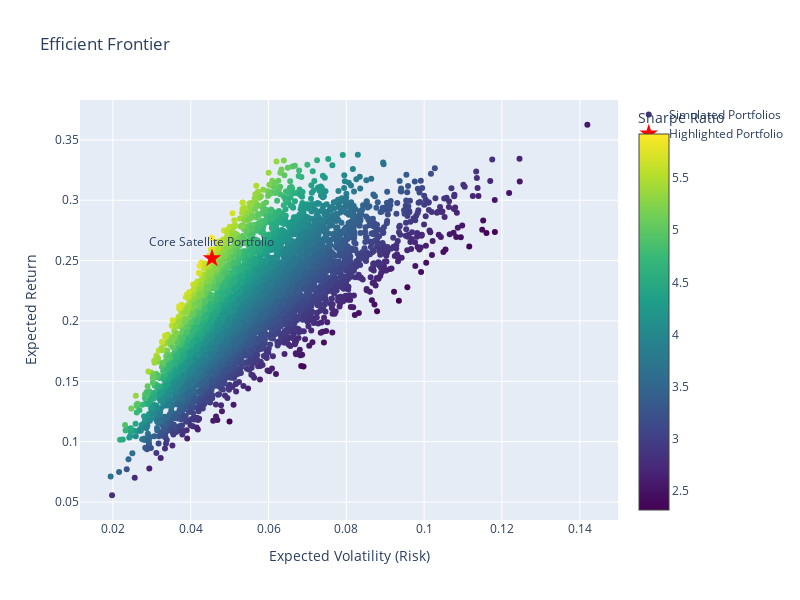

The notebook cell this image was saved under:
### Code cell
sim = optimizer.monte_carlo_simulation()
optimizer.plot_efficient_frontier(sim, highlight_portfolio=result)

### Figure 1 — Plotly figure (JSON) as saved in the notebook; plotly's stock layout.template omitted (floating-point values rounded to 4 significant figures; data arrays with more than 128 entries replaced by an {"elided": "..."} marker saying what was removed)
{"data": [{"hovertemplate": "Risk: %{x:.2%}<br>Return: %{y:.2%}<br>%{text}<extra></extra>", "marker": {"color": {"elided": "5000 float values"}, "colorbar": {"title": {"text": "Sharpe Ratio"}}, "colorscale": [[0, "#440154"], [0.1111, "#482878"], [0.2222, "#3e4989"], [0.3333, "#31688e"], [0.4444, "#26828e"], [0.5556, "#1f9e89"], [0.6667, "#35b779"], [0.7778, "#6ece58"], [0.8889, "#b5de2b"], [1, "#fde725"]], "showscale": true}, "mode": "markers", "name": "Simulated Portfolios", "text": {"elided": "5000 str values"}, "type": "scatter", "x": {"elided": "5000 float values"}, "y": {"elided": "5000 float values"}}, {"hovertemplate": "Portfolio<br>Risk: %{x:.2%}<br>Return: %{y:.2%}<extra></extra>", "marker": {"color": "red", "size": 14, "symbol": "star"}, "mode": "markers+text", "name": "Highlighted Portfolio", "text": ["Core Satellite Portfolio"], "textposition": "top center", "type": "scatter", "x": [0.04546], "y": [0.2518]}], "layout": {"height": 600, "showlegend": true, "title": {"text": "Efficient Frontier"}, "width": 800, "xaxis": {"title": {"text": "Expected Volatility (Risk)"}}, "yaxis": {"title": {"text": "Expected Return"}}}}
